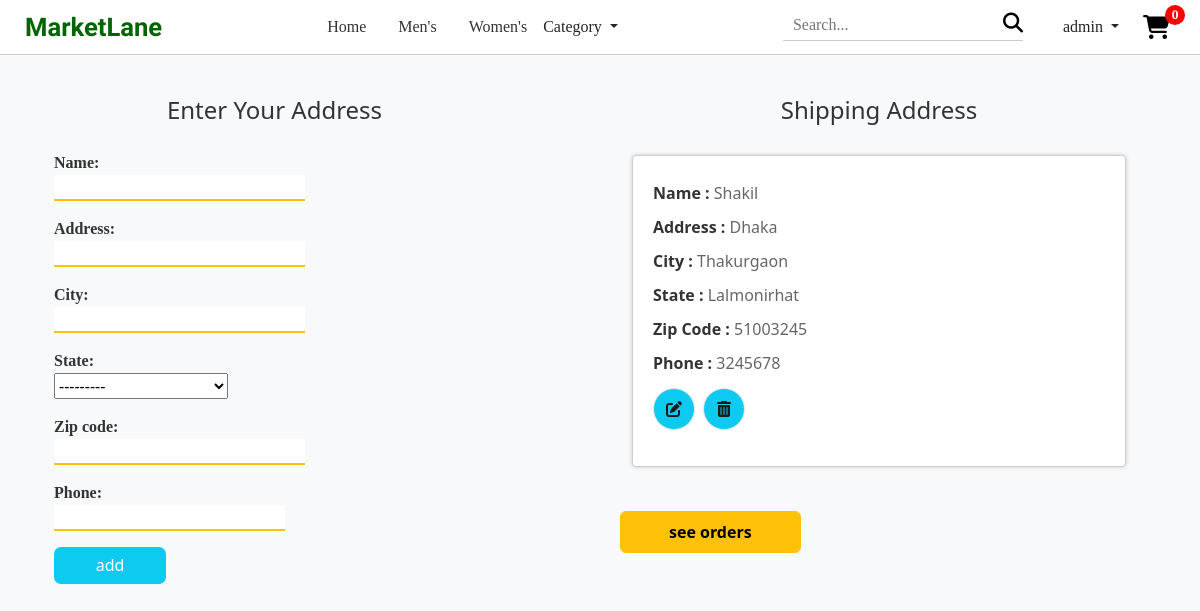
Before: /customer/address/ (signed in) with the older database file.
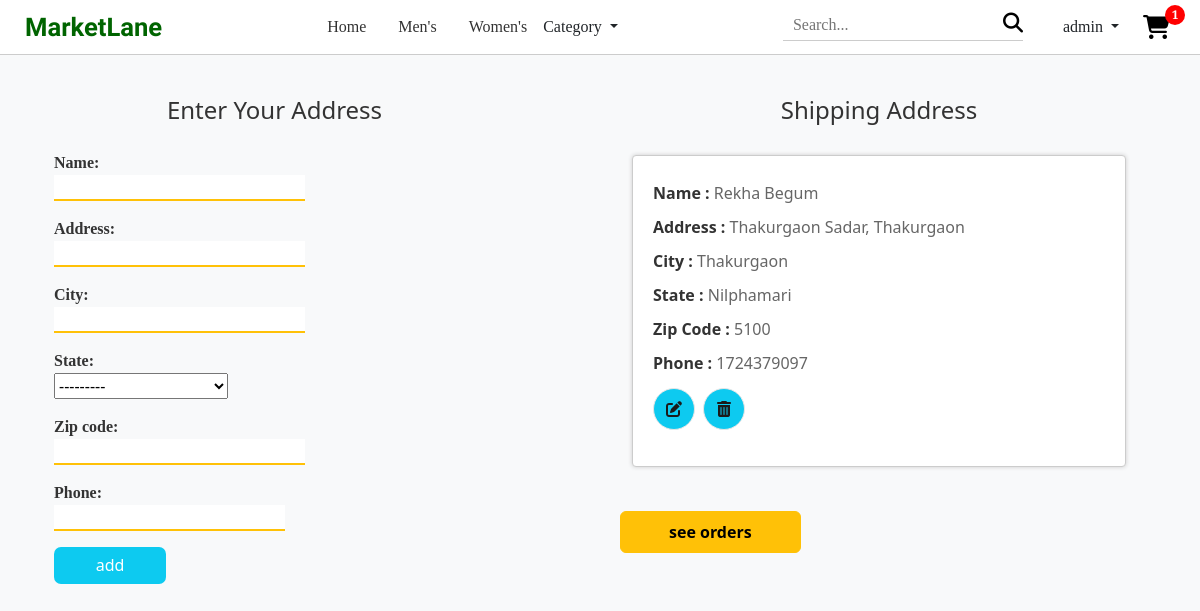
After: the same page with the newer database file.
### core/models.py (models this page shows, shortened)
class CustomerAddress(models.Model):
    STATE_CHOICES = [
        ('Rajshahi', (
                ('Bogra', 'Bogra'),
                ('Joypurhat', 'Joypurhat'),
                ('Naogaon', 'Naogaon'),
                ('Natore', 'Natore'),('Chapainawabganj', 'Chapainawabganj'),
                ('Pabna', 'Pabna'),('Rajshahi', 'Rajshahi'),
                ('Sirajganj', 'Sirajganj'),
            )
        ),
        ('Rangpur', (
                ('Dinajpur', 'Dinajpur'),
                ('Gaibandha', 'Gaibandha'),
                ('Kurigram', 'Kurigram'),
                ('Lalmonirhat', 'Lalmonirhat'),
                ('Nilphamari', 'Nilphamari'),('Panchagarh', 'Panchagarh'),
                ('Rangpur', 'Rangpur'),('Thakurgaon', 'Thakurgaon'),
            )
        ),
        ('Sylhet', (
                ('Habiganj', 'Habiganj'),
                ('Maulvibazar', 'Maulvibazar'),
                ('Sunamganj', 'Sunamganj'),('Sylhet', 'Sylhet'),
            )
        ),
        ('Barisal', (
                ('Barguna', 'Barguna'),
                ('Barisal', 'Barisal'),
                ('Bhola', 'Bhola'),
                ('Jhalokati', 'Jhalokati'),
                ('Patuakhali', 'Patuakhali'),
                ('Pirojpur', 'Pirojpur'),
            )
        ),
        ('Chittagong', (
                ('Bandarban', 'Bandarban'),
                ('Brahmanbaria', 'Brahmanbaria'),
                ('Chandpur', 'Chandpur'),
                ('Chittagong', 'Chittagong'),
                ('Comilla', 'Comilla'),
                ('Cox\'s Bazar', 'Cox\'s Bazar'),
                ('Feni', 'Feni'),
                ('Khagrachhari', 'Khagrachhari'),
                ('Lakshmipur', 'Lakshmipur'),
                ('Noakhali', 'Noakhali'),
                ('Rangamati', 'Rangamati'),
            )
        ),
        ('Dhaka', (
                ('Dhaka', 'Dhaka'),
                ('Faridpur', 'Faridpur'),
                ('Gazipur', 'Gazipur'),
                ('Gopalganj', 'Gopalganj'),
                ('Kishoreganj', 'Kishoreganj'),
                ('Madaripur', 'Madaripur'),
                ('Manikganj', 'Manikganj'),
                ('Munshiganj', 'Munshiganj'),
                ('Narayanganj', 'Narayanganj'),
                ('Narsingdi', 'Narsingdi'),
                ('Rajbari', 'Rajbari'),
                ('Shariatpur', 'Shariatpur'),
                ('Tangail', 'Tangail'),
            )
        ),
        ('Khulna', (
                ('Bagerhat', 'Bagerhat'),
                ('Chuadanga', 'Chuadanga'),
                ('Jessore', 'Jessore'),
                ('Jhenaidah', 'Jhenaidah'),
                ('Khulna', 'Khulna'),
                ('Kushtia', 'Kushtia'),
                ('Magura', 'Magura'),
                ('Meherpur', 'Meherpur'),
                ('Narail', 'Narail'),
                ('Satkhira', 'Satkhira'),
            )
        ),
        ('Mymensingh',(
                ('Jamalpur', 'Jamalpur'),
                ('Mymensingh', 'Mymensingh'),
                ('Netrakona', 'Netrakona'),
                ('Sherpur', 'Sherpur'),
            )
        ),
        ('Rajshahi', (
                ('Bogra', 'Bogra'),
                ('Chapainawabganj', 'Chapainawabganj'),
                ('Joypurhat', 'Joypurhat'),
                ('Naogaon', 'Naogaon'),
                ('Natore', 'Natore'),
                ('Pabna', 'Pabna'),
            )
        ),
    ]
    customer = models.ForeignKey(User, on_delete=models.CASCADE)
    name = models.CharField(max_length=100)
    address = models.CharField(max_length=200)
    city = models.CharField(max_length=100)
    state = models.CharField(choices=STATE_CHOICES, max_length=15)
    zip_code = models.CharField(max_length=20)
    phone = models.IntegerField()

### core/views.py (the view, shortened to what this page needs)
# urls.py: path('customer/address/', views.CustomerAddressLoc.as_view(), name='customer_address'),
class CustomerAddressLoc(LoginRequiredMixin,FormView, ListView):
    login_url = reverse_lazy('user_login')
    form_class = CustomerAddressForm
    template_name = 'core/customer_profile.html'
    model = CustomerAddress
    success_url = reverse_lazy('customer_address')
    def get_context_data(self, **kwargs):
        context = super().get_context_data(**kwargs)
        context["cus_loc_objects"] = CustomerAddress.objects.filter(customer=self.request.user).order_by('-id')
        if self.request.user.is_authenticated:
            context["cart"] = len(ProductCart.objects.filter(user=self.request.user))
        return context

### core/forms.py
class CustomerAddressForm(forms.ModelForm):
    class Meta:
        model = CustomerAddress
        fields = ['name','address','city','state','zip_code','phone']

### core/templates/core/customer_profile.html (shortened to what this page needs)
{% extends "core/base.html" %}
{% load static %}
{% block body-content %}
    <div class="d-flex flex-column align-items-center mt-5">
        <div class="container row my-5">
            <div class="col-5 position-relative location-form">
                <h2 class="address-heading">Enter Your Address</h2>
                <form action="" method="post">
                    {% for form in form %}
                    <div class="location-field">
                        {{form.label_tag}}
                        {{form}}
                    </div>
                    {% endfor %}
                    <input class="bg-info" type="submit" value='add'>
                </form>
            </div>
            <div class="col-6 offset-1">
                <h2 class="address-heading">Shipping Address</h2>
                {% for cus_loc_object in cus_loc_objects %}
                <div class="address-container">
                    <div class="address-details">
                      <p><strong>Name :</strong> {{cus_loc_object.name|capfirst}}</p>
                      <p><strong>Address :</strong> {{cus_loc_object.address}}</p>
                      <p><strong>City :</strong> {{cus_loc_object.city}}</p>
                      <p><strong>State :</strong> {{cus_loc_object.state}}</p>
                      <p><strong>Zip Code :</strong> {{cus_loc_object.zip_code}}</p>
                      <p><strong>Phone :</strong> {{cus_loc_object.phone}}</p>
                    </div>
                    <div class="address-actions">
                        <button class="btn-icon btn-edit bg-info text-decoration-none" data-id={{cus_loc_object.id}}><i class="fas fa-edit"></i></button>
                        <a href="{% url 'customer_address_del' cus_loc_object.id %}" class="btn-icon btn-delete bg-info mx-2" data-id={{cus_loc_object.id}}><i class="fas fa-trash-alt"></i></a>
                    </div>
                </div>
                {% endfor %}
                <a href="{% url 'order' %}" class="btn btn-warning fw-semibold px-5 py-2 my-4 mx-2">see orders</a>
            </div>
        </div>
    </div>
{% endblock body-content %}

### core/templates/core/navbar.html (shortened to what this page needs)
<div class="nav">
    <a href="{% url 'home' %}" class="logo ">MarketLane</a>
    <div class="nav-a d-flex align-items-center list-unstyled">
        <a href="{% url 'home' %}">Home</a>
        <a href="{% url 'men_products' %}">Men's</a>
        <a href="{% url 'women_porducts' %}">Women's</a>
        <div class="dropdown">
            <a class="dropdown-toggle text-decoration-none text-dark" href="#" role="button" data-bs-toggle="dropdown" aria-expanded="false">
              Category
            </a>
        </div>
    </div>
    <div class="d-flex align-items-center">
        <div class="search-container">
            <input type="text" placeholder="Search...">
            <button type="submit"><i class="fa fa-search"></i></button>
        </div>
        <div class="nav-a">
            {% if request.user.is_authenticated %}
            <div class="dropdown mx-4">
                <a class="dropdown-toggle text-decoration-none text-dark" href="#" role="button" data-bs-toggle="dropdown" aria-expanded="false">
                  {{request.user}}
                </a>
            </div>
            {% else %}
            <a href="{% url 'user_registration' %}" class="d-inline mx-3 ">login/register</a>
            {% endif %}
        </div>
        {% if request.user.is_authenticated %}
        <a class="cart-icon" href="{% url 'product_cart' %}">
            <i class="fas fa-shopping-cart"></i>
            <span class="cart-count" id='cart-count'>{{cart}}</span>
        </a>
        {% endif %}
    </div>
</div>

Changed rows visible on the page:
removed CustomerAddress: name "Shakil", address "Dhaka", city "Thakurgaon", state "Lalmonirhat", zip_code "51003245", phone "3245678"
added CustomerAddress: name "Rekha Begum", address "Thakurgaon Sadar, Thakurgaon", city "Thakurgaon", state "Nilphamari", zip_code "5100", phone "1724379097"
Other visible differences:
{{ cart }}: "0" → "1"
